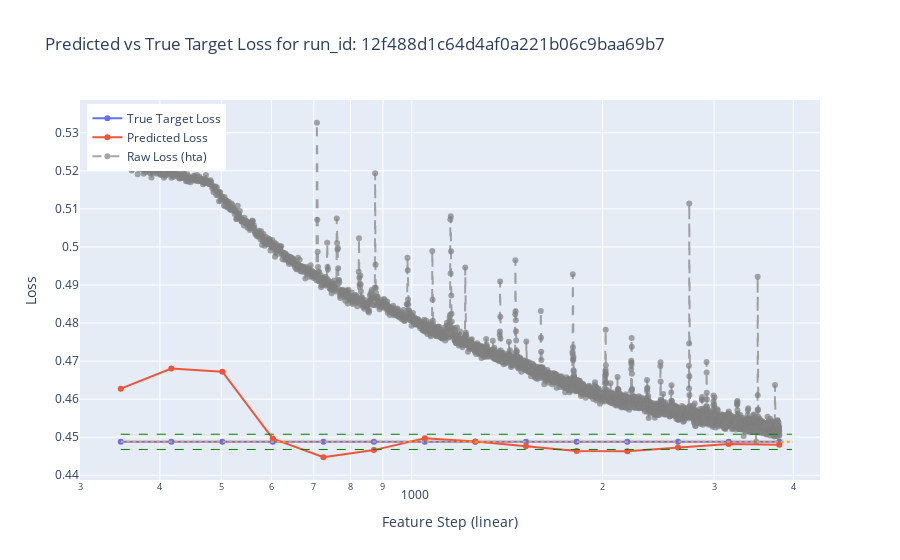

The notebook cell saved with this chart:
### Code cell
plot_predicted_vs_true_loss(df, n_th = 0)

### Figure 1 — Plotly figure (JSON) as saved in the notebook; plotly's stock layout.template omitted (floating-point values rounded to 4 significant figures; data arrays with more than 128 entries replaced by an {"elided": "..."} marker saying what was removed)
{"data": [{"mode": "lines+markers", "name": "True Target Loss", "type": "scatter", "x": [347.0, 417.0, 502.0, 603.0, 725.0, 871.0, 1048.0, 1259.0, 1514.0, 1820.0, 2188.0, 2631.0, 3163.0, 3802.0], "y": [0.4488, 0.4488, 0.4488, 0.4488, 0.4488, 0.4488, 0.4488, 0.4488, 0.4488, 0.4488, 0.4488, 0.4488, 0.4488, 0.4488]}, {"mode": "lines+markers", "name": "Predicted Loss", "type": "scatter", "x": [347.0, 417.0, 502.0, 603.0, 725.0, 871.0, 1048.0, 1259.0, 1514.0, 1820.0, 2188.0, 2631.0, 3163.0, 3802.0], "y": [0.4628, 0.468, 0.4672, 0.4496, 0.4447, 0.4466, 0.4497, 0.4489, 0.4476, 0.4464, 0.4463, 0.4473, 0.4482, 0.448]}, {"line": {"color": "rgba(128,128,128,0.7)", "dash": "dash", "width": 2}, "mode": "lines+markers", "name": "Raw Loss (hta)", "type": "scatter", "x": {"elided": "3456 float values"}, "y": {"elided": "3456 float values"}}], "layout": {"legend": {"x": 0.01, "y": 0.99}, "shapes": [{"line": {"color": "RoyalBlue", "dash": "dot", "width": 2}, "name": "Max Target Step", "type": "line", "x0": 3982.0, "x1": 3982.0, "y0": 0.4488, "y1": 0.4488}, {"line": {"color": "Orange", "dash": "dot", "width": 2}, "name": "Max Target Loss", "type": "line", "x0": 347.0, "x1": 3982.0, "y0": 0.4488, "y1": 0.4488}, {"line": {"color": "Green", "dash": "dash", "width": 1}, "name": "Max Target Loss + margin", "type": "line", "x0": 347.0, "x1": 3982.0, "y0": 0.4508, "y1": 0.4508}, {"line": {"color": "Green", "dash": "dash", "width": 1}, "name": "Max Target Loss - margin", "type": "line", "x0": 347.0, "x1": 3982.0, "y0": 0.4468, "y1": 0.4468}], "title": {"text": "Predicted vs True Target Loss for run_id: 12f488d1c64d4af0a221b06c9baa69b7"}, "xaxis": {"title": {"text": "Feature Step (linear)"}, "type": "log"}, "yaxis": {"title": {"text": "Loss"}}}}
